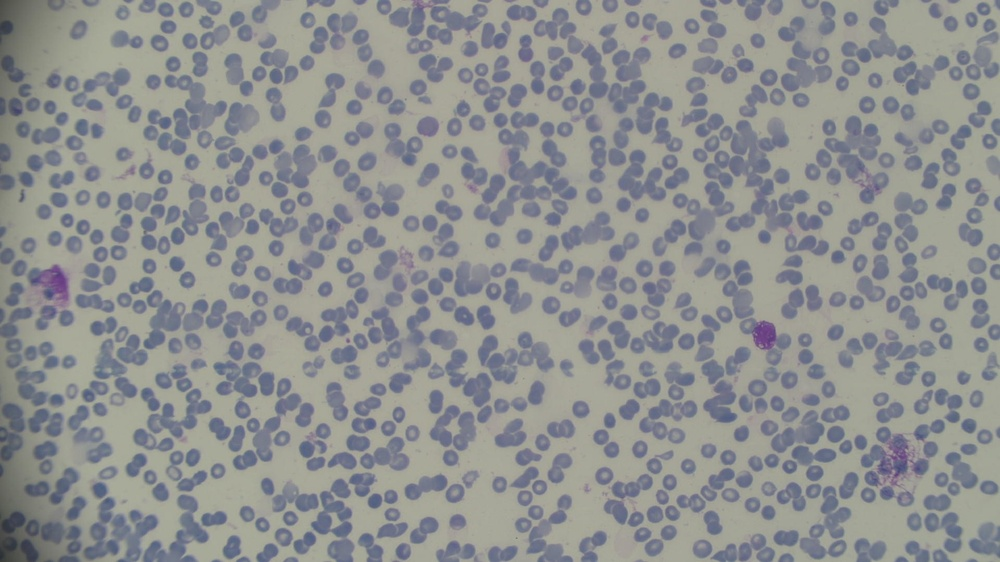
#> input picture Dataset/WIN_20260924_15_46_35_Pro.jpg, 1000 x 562 px, shrunk from 1920 x 1080 before the run; its folder holds only this picture in this run
$ python -i quality.py   (imports and definitions only)   (older library calls are emulated)
#> lines starting #> are read from the running program, lines starting #| are printed output that depends on the picture
"""Lightweight per-frame image-quality measurements (spec section 10).

All measures are cheap enough to run on every raw video frame. They are
recorded for every frame (even skipped ones) so blur / exposure thresholds can
be re-tuned offline without re-decoding the video.
"""

from __future__ import annotations

from typing import Dict

import cv2
import numpy as np


def frame_quality(frame_bgr: np.ndarray) -> Dict[str, float]:
    """Sharpness, brightness, contrast, saturation and exposure extremes.

    ``sharpness_lapvar`` is the variance of the Laplacian of the grayscale
    frame - the classic single-number focus measure. NOTE (calibrated on the
    first prototype video): brightfield microscopy footage has globally low
    Laplacian variance and the measure barely separates sharp from
    motion-blurred frames (stationary median ~15 vs moving median ~16 on
    video_dataset.mp4), so the blur gate built on it is deliberately a *gross*
    blur guard, not a fine focus gate.
    """
    gray = cv2.cvtColor(frame_bgr, cv2.COLOR_BGR2GRAY)
    hsv = cv2.cvtColor(frame_bgr, cv2.COLOR_BGR2HSV)
    return {
        "sharpness_lapvar": float(cv2.Laplacian(gray, cv2.CV_64F).var()),
        "brightness": float(gray.mean()),
        "contrast": float(gray.std()),
        "saturation": float(hsv[:, :, 1].mean()),
        "overexposed_pct": float((gray >= 250).mean() * 100.0),
        "underexposed_pct": float((gray <= 5).mean() * 100.0),
    }


def is_blurry(quality: Dict[str, float], blur_threshold: float) -> bool:
    """Gross motion-blur guard: True when sharpness falls below threshold."""
    return bool(quality["sharpness_lapvar"] < blur_threshold)

>>> import cv2
>>> picture = cv2.imread('../../Dataset/WIN_20260924_15_46_35_Pro.jpg')
#> picture is the input picture: shape (562, 1000, 3); mean B, G, R 144.2, 144.2, 142.4
>>> result = frame_quality(picture)
#> in frame_quality, `gray = cv2.cvtColor(frame_bgr, cv2.COLOR_BGR2GRAY)`:
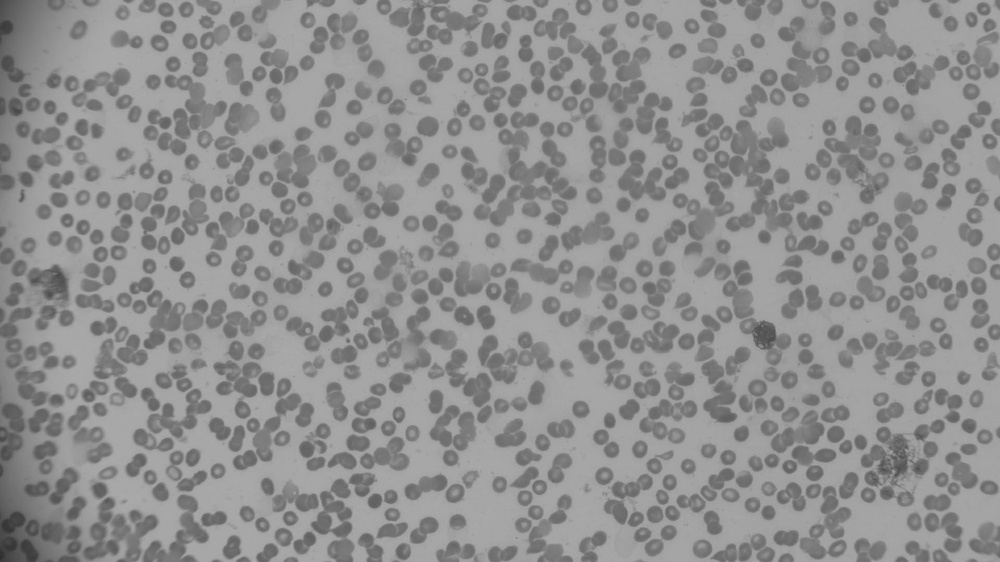
#> gray: shape (562, 1000); min 45, max 172, mean 143.7
#> in frame_quality, `hsv = cv2.cvtColor(frame_bgr, cv2.COLOR_BGR2HSV)`: hsv: shape (562, 1000, 3); mean H, S, V 69.4, 25.6, 150.8
#> result = {'sharpness_lapvar': 67.78, 'brightness': 143.7, 'contrast': 21.36, 'saturation': 25.57, 'overexposed_pct': 0, 'underexposed_pct': 0}

$ run again, on Dataset/WIN_20260924_15_47_55_Pro.jpg
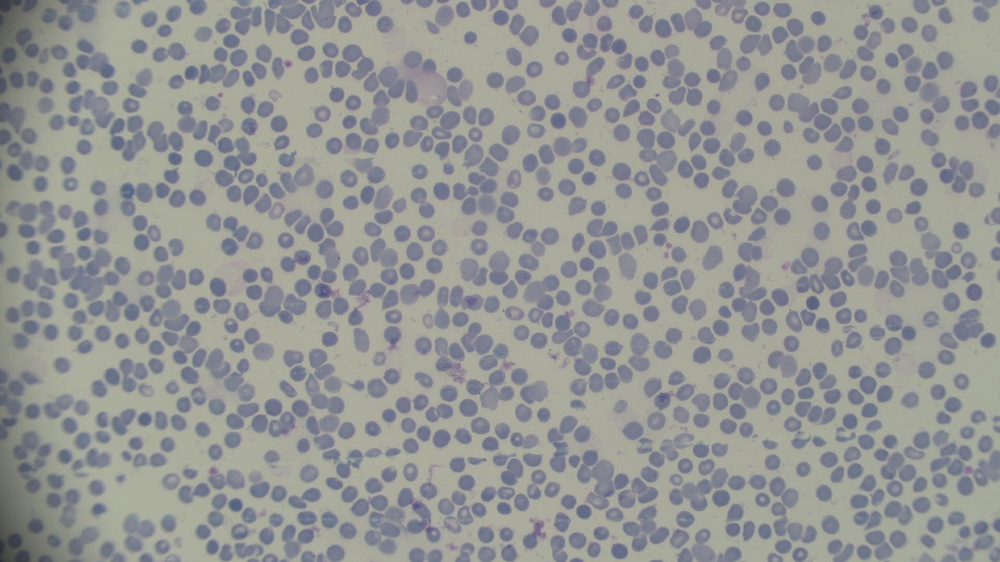
#> input picture Dataset/WIN_20260924_15_47_55_Pro.jpg, 1000 x 562 px, shrunk from 1920 x 1080 before the run
#> picture is the input picture: shape (562, 1000, 3); mean B, G, R 148.8, 149.4, 147.8
#> in frame_quality, `gray = cv2.cvtColor(frame_bgr, cv2.COLOR_BGR2GRAY)`:
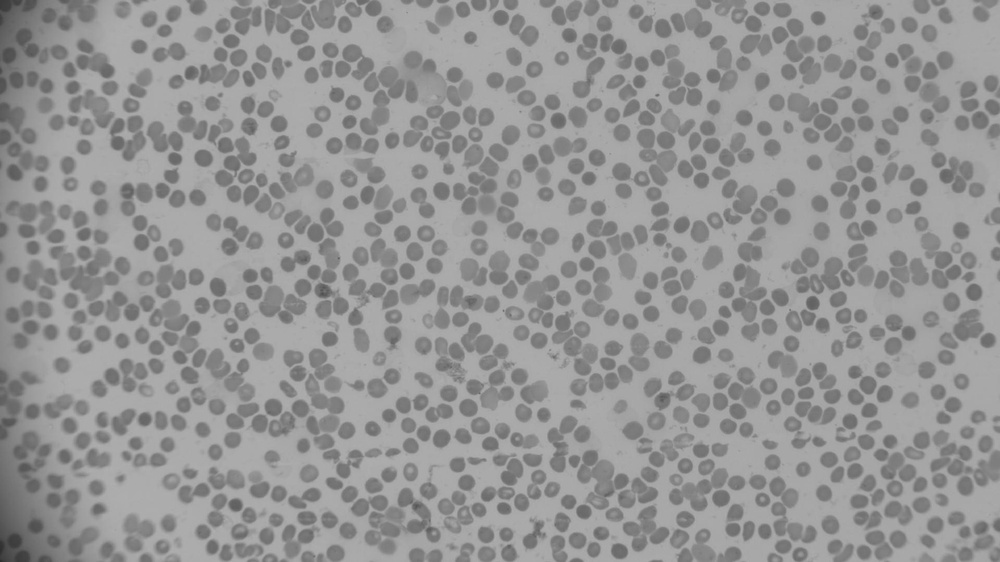
#> gray: shape (562, 1000); min 44, max 175, mean 148.9
#> hsv: shape (562, 1000, 3); mean H, S, V 69.6, 22.5, 155.3
#> result = {'sharpness_lapvar': 63.07, 'brightness': 148.9, 'contrast': 20.36, 'saturation': 22.51, 'overexposed_pct': 0, 'underexposed_pct': 0}

$ run again, on Dataset/WIN_20260924_15_53_23_Pro.jpg
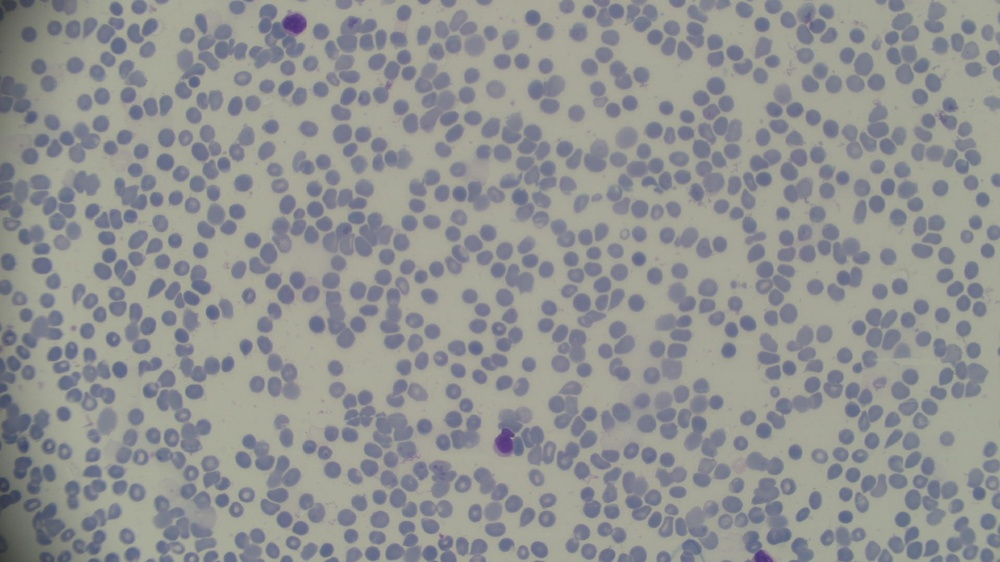
#> input picture Dataset/WIN_20260924_15_53_23_Pro.jpg, 1000 x 562 px, shrunk from 1920 x 1080 before the run
#> picture is the input picture: shape (562, 1000, 3); mean B, G, R 146.2, 146.8, 145.6
#> in frame_quality, `gray = cv2.cvtColor(frame_bgr, cv2.COLOR_BGR2GRAY)`:
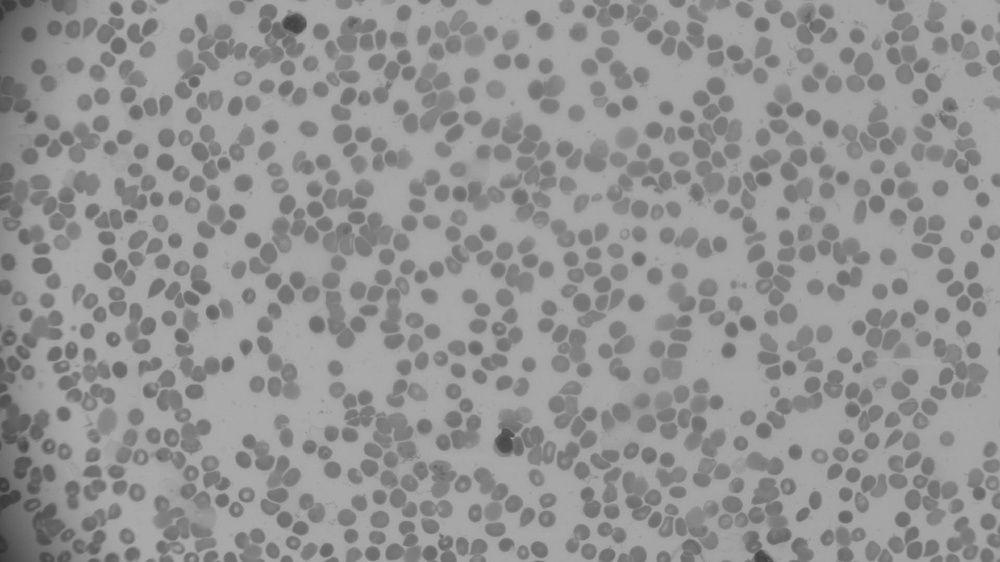
#> gray: shape (562, 1000); min 50, max 173, mean 146.4
#> hsv: shape (562, 1000, 3); mean H, S, V 68.5, 23.2, 152.9
#> result = {'sharpness_lapvar': 49.58, 'brightness': 146.4, 'contrast': 20.06, 'saturation': 23.18, 'overexposed_pct': 0, 'underexposed_pct': 0}

$ run again, on Dataset/WIN_20260924_15_54_02_Pro.jpg
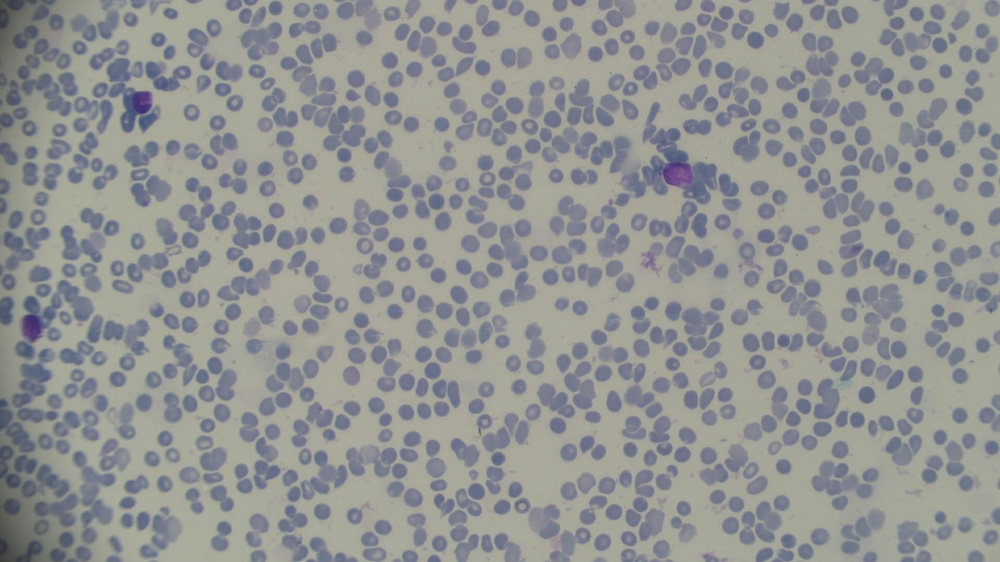
#> input picture Dataset/WIN_20260924_15_54_02_Pro.jpg, 1000 x 562 px, shrunk from 1920 x 1080 before the run
#> picture is the input picture: shape (562, 1000, 3); mean B, G, R 146.8, 147.1, 145.6
#> in frame_quality, `gray = cv2.cvtColor(frame_bgr, cv2.COLOR_BGR2GRAY)`:
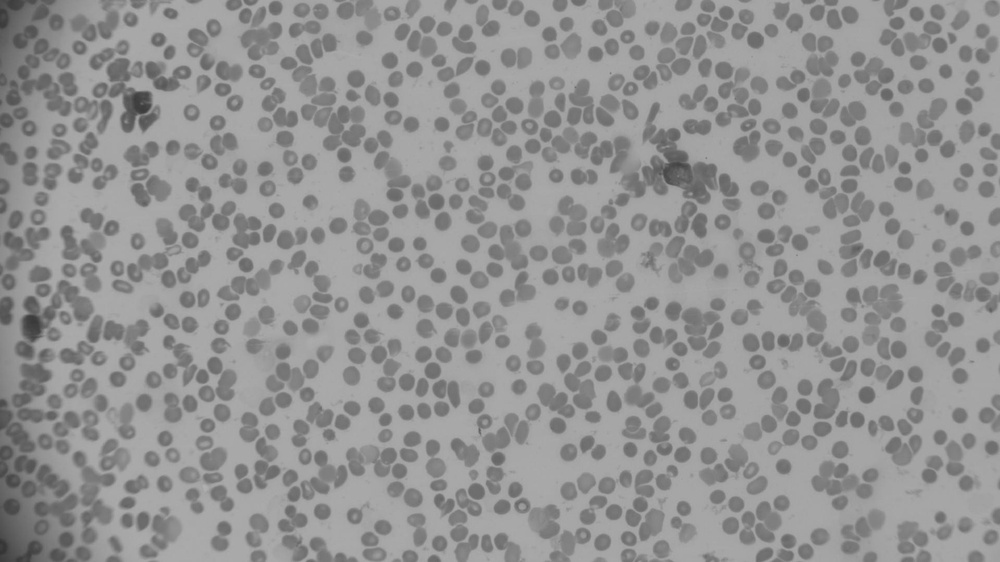
#> gray: shape (562, 1000); min 52, max 176, mean 146.6
#> hsv: shape (562, 1000, 3); mean H, S, V 67.7, 24.1, 153.4
#> result = {'sharpness_lapvar': 56.59, 'brightness': 146.6, 'contrast': 21.04, 'saturation': 24.05, 'overexposed_pct': 0, 'underexposed_pct': 0}
